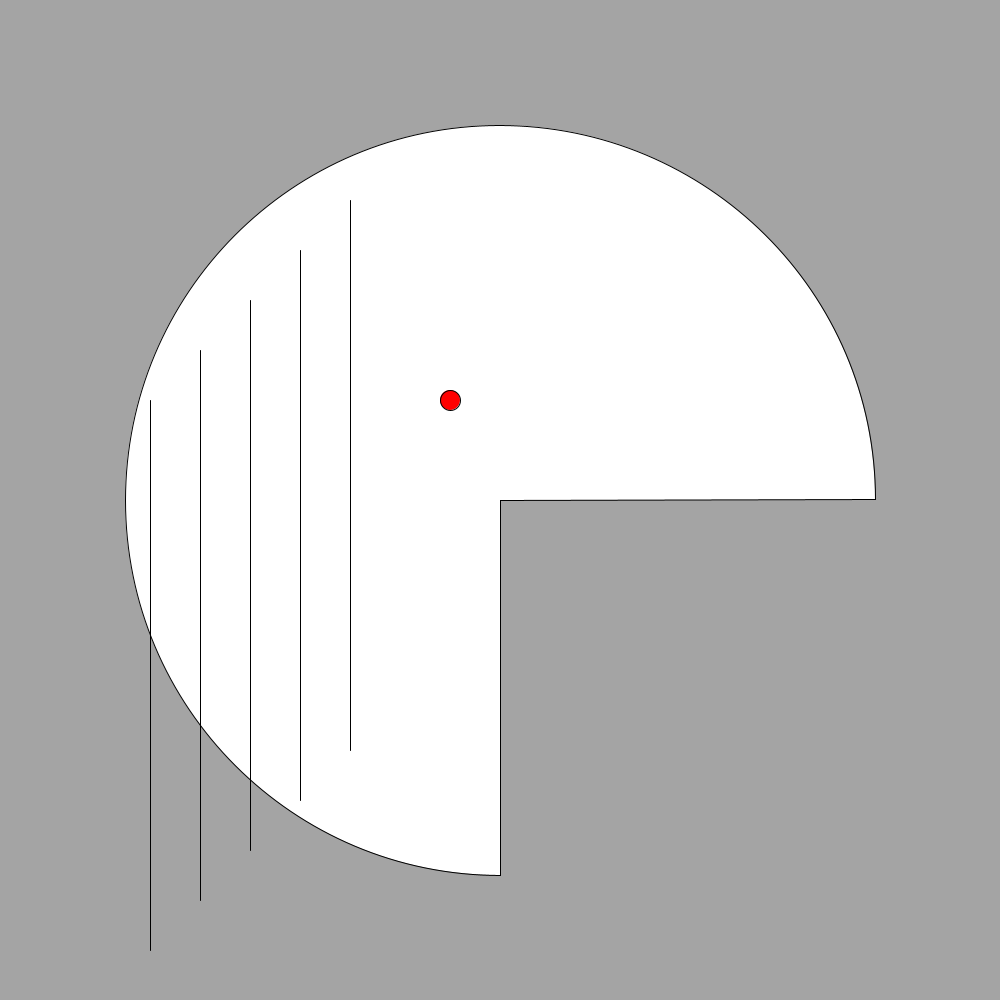
Frame 1 (no input)
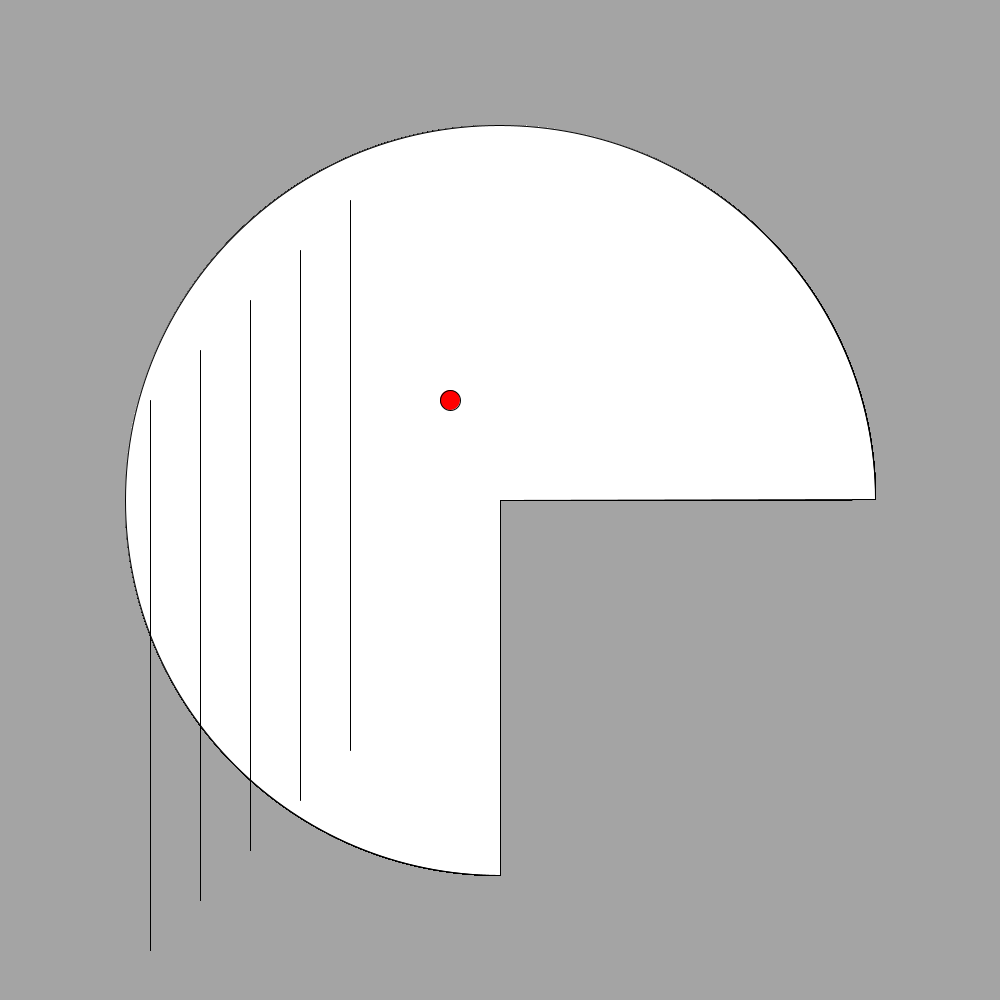
Frame 60 (the mouse pressed at the canvas centre just before this capture)
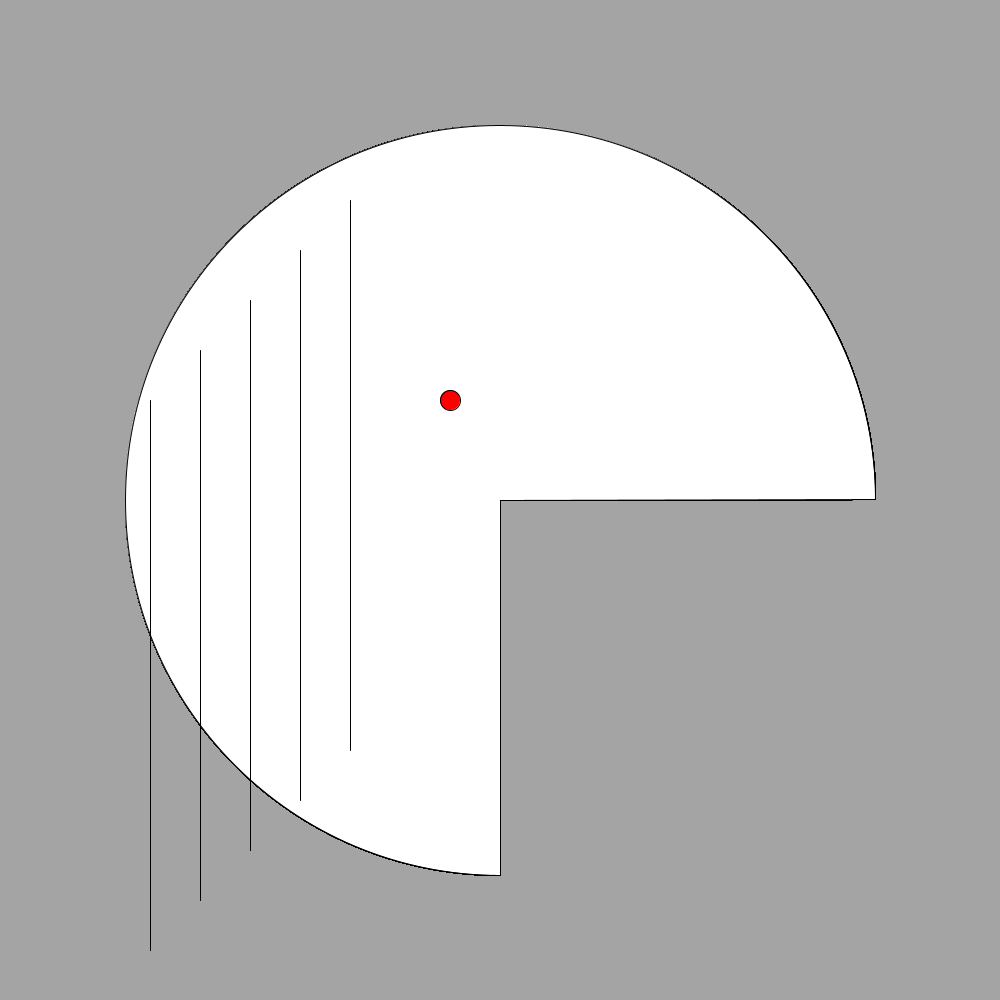
Frame 120 (the mouse held since frame 60 and released just before this capture)

The Processing sketch that drew these frames (run headless with seeded random() and noise(); from frame 60 on, the mouse is pressed at the canvas centre):

// Processing sketch: hw1_pde
// ── hw1_pde.pde
//witch face: head,eye,hair
// head - arc, 3/4 of cirle, bottom right missing
// eye - small ellipse
// hair - parrallel vertical lines to the left of eye
float mid;
float eyeX;
float eyeY;
float eyeSize;
float arcSize;
float bgSize;
float eyeColor;
float lineX;
float lineAY;
float lineBY;

void setup () {
//how do I make a random int
  size (1000,1000);
  background(random(0,255));
  mid = width*.5;
  arcSize = width*.75;
  eyeX = width*.45;
  eyeY = width*.4;
  eyeSize = width*.02;
  eyeColor = 0;
   println(eyeX, eyeY);
  lineX = width*.35;
  lineAY = width*.2;
  lineBY = width*.75;
}

void draw () {
  fill(255);
  arc (mid, mid, arcSize, arcSize, HALF_PI, TWO_PI, PIE);
  
  fill(255,eyeColor,0);
  ellipse(eyeX, eyeY, eyeSize, eyeSize); 
 
  line(lineX, lineAY, lineX, lineBY);
  line(lineX-width*.05, lineAY+width*.05, lineX-width*.05, lineBY+width*.05);
  line(lineX-width*.1, lineAY+width*.1, lineX-width*.1, lineBY+width*.1);
  line(lineX-width*.15, lineAY+width*.15, lineX-width*.15, lineBY+width*.15);
  line(lineX-width*.2, lineAY+width*.2, lineX-width*.2, lineBY+width*.2);

} 

//void mouseClicked() {
//  if (eyeColor == 0) {
//    eyeColor = 255;
//  } 
//  if (eyeColor == 255) {
//    eyeColor = 0;
//  }
//}
